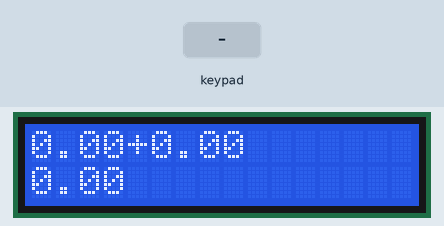
Recording of a sketch running on a simulated Arduino Uno, built with avr-gcc and run on an emulated ATmega328P. On the bench: 16×2 character LCD. The inputs (shaded band) are chosen by the test bench. What the sketch prints to the serial monitor is not drawn.

Above: at 3.2 s.
3.3 s: keypad keys 3 4 5 6 # pressed 0.4 s apart
At 5.9 s:
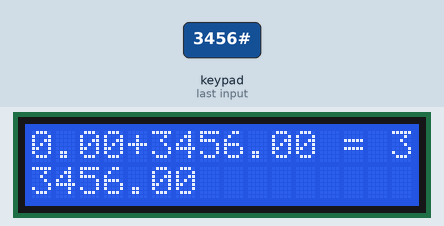
6.8 s: key 'B' pressed
At 7.4 s:
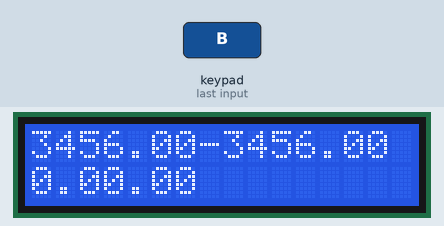
8.4 s: key '*' pressed
At 9.6 s:
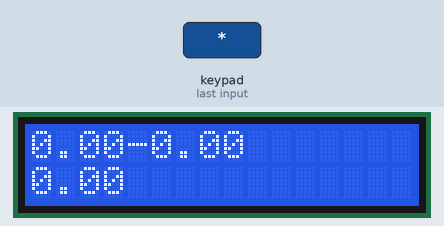
9.9 s: keypad keys 3 4 5 6 D pressed 0.4 s apart
At 11.9 s:
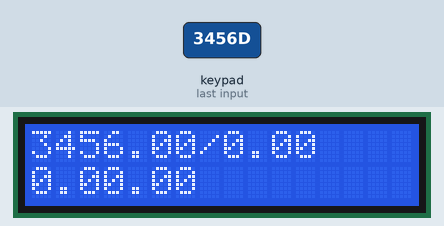
13.4 s: key 'C' pressed
At 14.4 s:
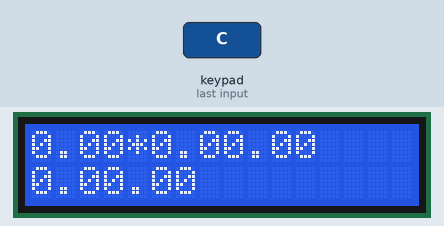
15.0 s: keypad keys 8 9 1 0 1 1 # pressed 0.4 s apart
At 17.8 s:
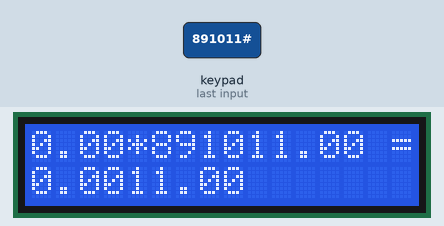
Timing chart, 0 to 19.3 s (numbered marks = the images above; inputs shaded):
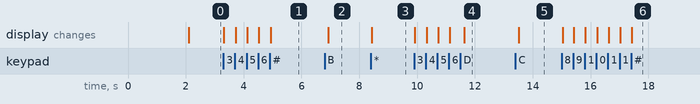

The sketch:

Calculadora_v1.ino
```cpp
#include <Keypad.h> //INCLUSÃO DE BIBLIOTECA

#include <Wire.h>                     // usando a biblioteca Wire
#include <LiquidCrystal_I2C.h>        // usando a biblioteca LiquidCrystal I2C

LiquidCrystal_I2C lcd(0x27, 16, 2);  // Configura endereço I2C e display com 16 caracteres e 2 linhas

const byte qtdLinhas = 4; //QUANTIDADE DE LINHAS DO TECLADO
const byte qtdColunas = 4; //QUANTIDADE DE COLUNAS DO TECLADO

//CONSTRUÇÃO DA MATRIZ DE CARACTERES
char matriz_teclas[qtdLinhas][qtdColunas] = {
  {'1','2','3','A'},
  {'4','5','6','B'},
  {'7','8','9','C'},
  {'*','0','#','D'}
};

byte PinosqtdLinhas[qtdLinhas] = {3, 4, 5, 6}; //PINOS UTILIZADOS PELAS LINHAS
byte PinosqtdColunas[qtdColunas] = {8, 9, 10,11}; //PINOS UTILIZADOS PELAS COLUNAS

 float Num1, Num2, Number;
 char key, action = '+';
 boolean result = false;

//INICIALIZAÇÃO DO TECLADO
Keypad meuteclado = Keypad( makeKeymap(matriz_teclas), PinosqtdLinhas, PinosqtdColunas, qtdLinhas, qtdColunas);

void setup(){
  lcd.init();                      // inicializa LCD
  lcd.backlight();                 // ativa led de backlight
  lcd.print("DIY Calculator"); //Display a intro message
  lcd.setCursor(1, 1);   // set the cursor to column 0, line 1
  lcd.print("Macontony"); //Display a intro message

  delay(2000); //Wait for display to show info
  lcd.clear(); //Then clean

  Serial.begin(9600); //INICIALIZA A SERIAL
  Serial.println("Aperte uma tecla..."); //IMPRIME O TEXTO NO MONITOR SERIAL
  Serial.println(); //QUEBRA UMA LINHA NO MONITOR SERIAL
}

void loop(){
  key = meuteclado.getKey(); //VERIFICA SE ALGUMA DAS TECLAS FOI PRESSIONADA

  if( key != NO_KEY)
    DetectaKey();

  if (result==true)
    CalculaResult();

  DisplayResult();
}

void DetectaKey(){
    if (key=='*'){
      Serial.println ("Button Cancel");
      Number = Num1 = Num2 = 0;
      lcd.clear();
      result = false;
    }
    if (key == '1'){
      if (Number==0)
        Number=1;
      else
        Number = (Number*10) + 1; //Pressed twice
    }
    if (key == '2'){
      if (Number==0)
        Number=2;
      else
        Number = (Number*10) + 2; //Pressed twice
    }
    if (key == '3'){
      if (Number==0)
        Number=3;
      else
        Number = (Number*10) + 3; //Pressed twice
    }
    if (key == '4'){
      if (Number==0)
        Number=4;
      else
        Number = (Number*10) + 4; //Pressed twice
    }
    if (key == '5'){
      if (Number==0)
        Number=5;
      else
        Number = (Number*10) + 5; //Pressed twice
    }
    if (key == '6'){
      if (Number==0)
        Number=6;
      else
        Number = (Number*10) + 6; //Pressed twice
    }
    if (key == '7'){
      if (Number==0)
        Number=7;
      else
        Number = (Number*10) + 7; //Pressed twice
    }
    if (key == '8'){
      if (Number==0)
        Number=8;
      else
        Number = (Number*10) + 8; //Pressed twice
    }
    if (key == '9'){
      if (Number==0)
        Number=9;
      else
        Number = (Number*10) + 9; //Pressed twice
    }
    if (key == '0'){
      if (Number==0)
        Number=0;
      else
        Number = (Number*10) + 0; //Pressed twice
    }
    if (key == '#'){
      Num2 = Number;
      result = true;
    }
    if (key == 'A' || key == 'B' || key == 'C' || key == 'D'){
      Num1 = Number;
      Number =0;
      if (key == 'A')
        action = '+';
      if (key == 'B')
        action = '-';
      if (key == 'C')
        action = '*';
      if (key == 'D')
        action = '/';
      delay(100);
  }

}

void CalculaResult(){
  if (action=='+')
    Number = Num1+Num2;
  if (action=='-')
    Number = Num1-Num2;

  if (action=='*')
    Number = Num1*Num2;

  if (action=='/')
    Number = Num1/Num2;
}

void DisplayResult(){
  lcd.setCursor(0, 0);   // set the cursor to column 0, line 1
  lcd.print(Num1);
  lcd.print(action);
  lcd.print(Num2);
  if(result == true){
    lcd.print(" = ");
    lcd.print(Number);
  }
  lcd.setCursor(0, 1);   // set the cursor to column 0, line 1
  lcd.print(Number); //Display the result
}
```

Measured:
- after the input at 3.3 s, the display: first changes at once (image 1 shows a later state)
- after the input at 6.8 s, the display: changes after 0.13 s (image 2)
- after the input at 8.4 s, the display: changes at once (image 3)
- after the input at 9.9 s, the display: first changes at once (image 4 shows a later state)
- after the input at 13.4 s, the display: changes after 0.12 s (image 5)
- after the input at 15.0 s, the display: first changes at once (image 6 shows a later state)
